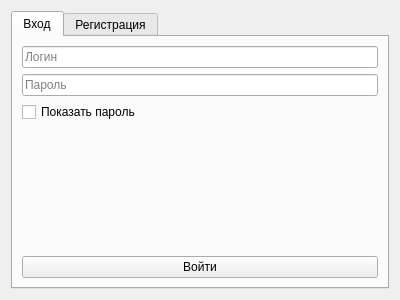
<?xml version="1.0" encoding="UTF-8"?>
<ui version="4.0">
 <class>AuthDialog</class>
 <widget class="QDialog" name="AuthDialog">
  <property name="geometry">
   <rect>
    <x>0</x>
    <y>0</y>
    <width>400</width>
    <height>300</height>
   </rect>
  </property>
  <property name="minimumSize">
   <size>
    <width>400</width>
    <height>300</height>
   </size>
  </property>
  <property name="maximumSize">
   <size>
    <width>400</width>
    <height>300</height>
   </size>
  </property>
  <property name="windowTitle">
   <string>Auth</string>
  </property>
  <layout class="QVBoxLayout" name="verticalLayout">
   <item>
    <widget class="QTabWidget" name="authTabWidget">
     <property name="currentIndex">
      <number>0</number>
     </property>
     <widget class="QWidget" name="loginLayout">
      <attribute name="title">
       <string>Вход</string>
      </attribute>
      <layout class="QVBoxLayout" name="verticalLayout_2">
       <item>
        <widget class="QLineEdit" name="loginUsernameField">
         <property name="placeholderText">
          <string>Логин</string>
         </property>
        </widget>
       </item>
       <item>
        <widget class="QLineEdit" name="loginPasswordField">
         <property name="echoMode">
          <enum>QLineEdit::Password</enum>
         </property>
         <property name="placeholderText">
          <string>Пароль</string>
         </property>
        </widget>
       </item>
       <item>
        <widget class="QCheckBox" name="loginShowPasswordCheckbox">
         <property name="text">
          <string>Показать пароль</string>
         </property>
        </widget>
       </item>
       <item>
        <spacer name="loginSpacer">
         <property name="orientation">
          <enum>Qt::Vertical</enum>
         </property>
         <property name="sizeHint" stdset="0">
          <size>
           <width>20</width>
           <height>40</height>
          </size>
         </property>
        </spacer>
       </item>
       <item>
        <widget class="QPushButton" name="loginButton">
         <property name="text">
          <string>Войти</string>
         </property>
         <property name="icon">
          <iconset resource="../../src.qrc">
           <normaloff>:/src/src/login.png</normaloff>:/src/src/login.png</iconset>
         </property>
         <property name="autoDefault">
          <bool>false</bool>
         </property>
        </widget>
       </item>
      </layout>
     </widget>
     <widget class="QWidget" name="registerLayout">
      <attribute name="title">
       <string>Регистрация</string>
      </attribute>
      <layout class="QVBoxLayout" name="verticalLayout_3">
       <item>
        <widget class="QLineEdit" name="registerUsernameField">
         <property name="placeholderText">
          <string>Логин</string>
         </property>
        </widget>
       </item>
       <item>
        <widget class="QLineEdit" name="registerPasswordField">
         <property name="echoMode">
          <enum>QLineEdit::Password</enum>
         </property>
         <property name="placeholderText">
          <string>Пароль</string>
         </property>
        </widget>
       </item>
       <item>
        <widget class="QLineEdit" name="registerRepeatPasswordField">
         <property name="echoMode">
          <enum>QLineEdit::Password</enum>
         </property>
         <property name="placeholderText">
          <string>Повторите пароль</string>
         </property>
        </widget>
       </item>
       <item>
        <widget class="QCheckBox" name="registerShowPasswordCheckbox">
         <property name="text">
          <string>Показать пароль</string>
         </property>
        </widget>
       </item>
       <item>
        <spacer name="registerSpace">
         <property name="orientation">
          <enum>Qt::Vertical</enum>
         </property>
         <property name="sizeHint" stdset="0">
          <size>
           <width>20</width>
           <height>40</height>
          </size>
         </property>
        </spacer>
       </item>
       <item>
        <widget class="QPushButton" name="registerButton">
         <property name="text">
          <string>Зарегестрироваться</string>
         </property>
         <property name="icon">
          <iconset resource="../../src.qrc">
           <normaloff>:/src/src/register.png</normaloff>:/src/src/register.png</iconset>
         </property>
         <property name="autoDefault">
          <bool>false</bool>
         </property>
        </widget>
       </item>
      </layout>
     </widget>
    </widget>
   </item>
  </layout>
 </widget>
 <resources>
  <include location="../../src.qrc"/>
 </resources>
 <connections>
  <connection>
   <sender>loginUsernameField</sender>
   <signal>returnPressed()</signal>
   <receiver>loginPasswordField</receiver>
   <slot>setFocus()</slot>
   <hints>
    <hint type="sourcelabel">
     <x>83</x>
     <y>65</y>
    </hint>
    <hint type="destinationlabel">
     <x>80</x>
     <y>106</y>
    </hint>
   </hints>
  </connection>
  <connection>
   <sender>registerUsernameField</sender>
   <signal>returnPressed()</signal>
   <receiver>registerPasswordField</receiver>
   <slot>setFocus()</slot>
   <hints>
    <hint type="sourcelabel">
     <x>67</x>
     <y>45</y>
    </hint>
    <hint type="destinationlabel">
     <x>66</x>
     <y>87</y>
    </hint>
   </hints>
  </connection>
  <connection>
   <sender>registerPasswordField</sender>
   <signal>returnPressed()</signal>
   <receiver>registerRepeatPasswordField</receiver>
   <slot>setFocus()</slot>
   <hints>
    <hint type="sourcelabel">
     <x>103</x>
     <y>87</y>
    </hint>
    <hint type="destinationlabel">
     <x>94</x>
     <y>129</y>
    </hint>
   </hints>
  </connection>
 </connections>
</ui>
